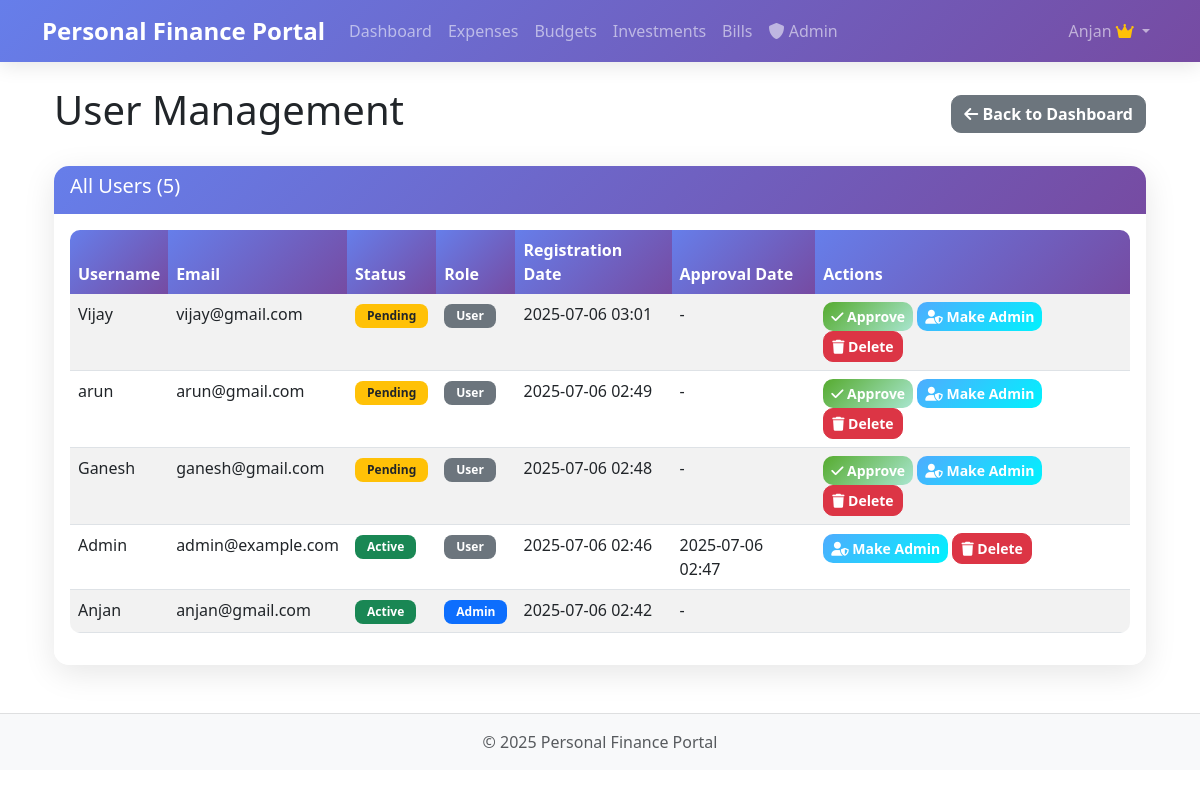
The app's page /admin/users (signed in) with its own data.
### app/models/user.py (models this page shows, shortened)
class User(db.Model, UserMixin):
    id = db.Column(db.Integer, primary_key=True)
    username = db.Column(db.String(64), index=True, unique=True)
    email = db.Column(db.String(120), index=True, unique=True)
    password_hash = db.Column(db.String(128))
    created_at = db.Column(db.DateTime, default=datetime.utcnow)
    is_admin = db.Column(db.Boolean, default=False)
    is_active = db.Column(db.Boolean, default=False)  # Users need admin approval
    approved_at = db.Column(db.DateTime, nullable=True)
    approved_by = db.Column(db.Integer, db.ForeignKey('user.id'), nullable=True)
    expenses = db.relationship('Expense', backref='user', lazy='dynamic')
    budgets = db.relationship('Budget', backref='user', lazy='dynamic')
    investments = db.relationship('Investment', backref='user', lazy='dynamic')
    bills = db.relationship('Bill', backref='user', lazy='dynamic')

### app/routes/admin.py (the view)
@admin_bp.route('/users')
@login_required
@admin_required
def users():
    page = request.args.get('page', 1, type=int)
    users = User.query.order_by(User.created_at.desc()).paginate(
        page=page, per_page=20, error_out=False)
    return render_template('admin/users.html', users=users)

### app/models/user.py (called while the page is built)
@login_manager.user_loader
def load_user(id):
    return User.query.get(int(id))

### app/routes/admin.py (called while the page is built)
def admin_required(f):
    @wraps(f)
    def decorated_function(*args, **kwargs):
        if not current_user.is_authenticated or not current_user.is_admin:
            abort(403)  # Forbidden
        return f(*args, **kwargs)
    return decorated_function

### app/utils/date_utils.py (called while the page is built)
def get_current_datetime():
    return datetime.now()

### app/templates/admin/users.html (shortened to what this page needs)
{% extends "base.html" %}
{% block content %}
<div class="container mt-4">
    <div class="row">
        <div class="col-12">
            <div class="d-flex justify-content-between align-items-center mb-4">
                <h1>User Management</h1>
                <a href="{{ url_for('admin.index') }}" class="btn btn-secondary">
                    <i class="fas fa-arrow-left"></i> Back to Dashboard
                </a>
            </div>
        </div>
    </div>
    <div class="row">
        <div class="col-12">
            <div class="card">
                <div class="card-header">
                    <h5>All Users ({{ users.total }})</h5>
                </div>
                <div class="card-body">
                    <div class="table-responsive">
                        <table class="table table-striped">
                            <thead>
                                <tr>
                                    <th>Username</th>
                                    <th>Email</th>
                                    <th>Status</th>
                                    <th>Role</th>
                                    <th>Registration Date</th>
                                    <th>Approval Date</th>
                                    <th>Actions</th>
                                </tr>
                            </thead>
                            <tbody>
                                {% for user in users.items %}
                                <tr>
                                    <td>{{ user.username }}</td>
                                    <td>{{ user.email }}</td>
                                    <td>
                                        {% if user.is_active %}
                                        <span class="badge bg-success">Active</span>
                                        {% else %}
                                        <span class="badge bg-warning text-dark">Pending</span>
                                        {% endif %}
                                    </td>
                                    <td>
                                        {% if user.is_admin %}
                                        <span class="badge bg-primary">Admin</span>
                                        {% else %}
                                        <span class="badge bg-secondary">User</span>
                                        {% endif %}
                                    </td>
                                    <td>{{ user.created_at.strftime('%Y-%m-%d %H:%M') }}</td>
                                    <td>
                                        {% if user.approved_at %}
                                        {{ user.approved_at.strftime('%Y-%m-%d %H:%M') }}
                                        {% else %}
                                        -
                                        {% endif %}
                                    </td>
                                    <td>
                                        {% if not user.is_active %}
                                        <form method="POST"
                                            action="{{ url_for('admin.approve_user', user_id=user.id) }}"
                                            class="d-inline">
                                            <button type="submit" class="btn btn-success btn-sm"
                                                onclick="return confirm('Approve this user?')">
                                                <i class="fas fa-check"></i> Approve
                                            </button>
                                        </form>
                                        {% endif %}
                                        {% if user.id != current_user.id %}
                                        <form method="POST"
                                            action="{{ url_for('admin.toggle_admin', user_id=user.id) }}"
                                            class="d-inline">
                                            <button type="submit" class="btn btn-info btn-sm"
                                                onclick="return confirm('Toggle admin status for this user?')">
                                                {% if user.is_admin %}
                                                <i class="fas fa-user"></i> Remove Admin
                                                {% else %}
                                                <i class="fas fa-user-shield"></i> Make Admin
                                                {% endif %}
                                            </button>
                                        </form>
                                        <form method="POST" action="{{ url_for('admin.delete_user', user_id=user.id) }}"
                                            class="d-inline">
                                            <button type="submit" class="btn btn-danger btn-sm"
                                                onclick="return confirm('Are you sure you want to delete this user? This action cannot be undone.')">
                                                <i class="fas fa-trash"></i> Delete
                                            </button>
                                        </form>
                                        {% endif %}
                                    </td>
                                </tr>
                                {% endfor %}
                            </tbody>
                        </table>
                    </div>
                </div>
            </div>
        </div>
    </div>
</div>
{% endblock %}

### app/templates/base.html (shortened to what this page needs)
<!DOCTYPE html>
<html lang="en">
<head>
    <link href="https://cdn.jsdelivr.net/npm/bootstrap@5.3.0-alpha1/dist/css/bootstrap.min.css" rel="stylesheet">
    <link rel="stylesheet" href="https://cdnjs.cloudflare.com/ajax/libs/font-awesome/6.0.0/css/all.min.css">
    <link rel="stylesheet" href="{{ url_for('static', filename='css/style.css') }}">
</head>
<body class="">
    <nav class="navbar navbar-expand-lg navbar-dark bg-primary">
        <div class="container">
            <a class="navbar-brand" href="{{ url_for('dashboard.index') }}">{{ config.APP_NAME }}</a>
            <div class="collapse navbar-collapse" id="navbarNav">
                <ul class="navbar-nav me-auto">
                    {% if current_user.is_authenticated %}
                    <li class="nav-item">
                        <a class="nav-link" href="{{ url_for('dashboard.index') }}">Dashboard</a>
                    </li>
                    <li class="nav-item">
                        <a class="nav-link" href="{{ url_for('expenses.index') }}">Expenses</a>
                    </li>
                    <li class="nav-item">
                        <a class="nav-link" href="{{ url_for('budgets.index') }}">Budgets</a>
                    </li>
                    <li class="nav-item">
                        <a class="nav-link" href="{{ url_for('investments.index') }}">Investments</a>
                    </li>
                    <li class="nav-item">
                        <a class="nav-link" href="{{ url_for('bills.index') }}">Bills</a>
                    </li>
                    {% if current_user.is_admin %}
                    <li class="nav-item">
                        <a class="nav-link" href="{{ url_for('admin.index') }}">
                            <i class="fas fa-shield-alt"></i> Admin
                        </a>
                    </li>
                    {% endif %}
                    {% endif %}
                </ul>
                <ul class="navbar-nav">
                    {% if current_user.is_authenticated %}
                    <li class="nav-item dropdown">
                        <a class="nav-link dropdown-toggle" href="#" id="userDropdown" role="button"
                            data-bs-toggle="dropdown">
                            {{ current_user.username }}
                            {% if current_user.is_admin %}
                            <i class="fas fa-crown text-warning"></i>
                            {% endif %}
                        </a>
                    </li>
                    {% endif %}
                </ul>
            </div>
        </div>
    </nav>
    <main class="container mt-4">
        {% block content %}{% endblock %}
    </main>
    <footer class="footer mt-5 py-3 bg-light">
        <div class="container text-center">
            <span class="text-muted">© {{ now.year }} {{ config.APP_NAME }}</span>
        </div>
    </footer>
</body>
</html>

### app/static/css/style.css (style rules this page uses)
.card { background: rgba(255, 255, 255, 0.95); backdrop-filter: blur(10px); border: none; border-radius: 15px; box-shadow: 0 8px 32px rgba(0, 0, 0, 0.1); transition: transform 0.3s ease, box-shadow 0.3s ease; }
.card-header { background: linear-gradient(135deg, #667eea 0%, #764ba2 100%); color: white; border-radius: 15px 15px 0 0 !important; border: none; }
.navbar { background: linear-gradient(135deg, #667eea 0%, #764ba2 100%) !important; box-shadow: 0 4px 20px rgba(0, 0, 0, 0.1); }
.navbar-brand { font-weight: 700; font-size: 1.5rem; }
.btn { border-radius: 10px; font-weight: 600; transition: all 0.3s ease; }
.btn-success { background: linear-gradient(135deg, #56ab2f 0%, #a8e6cf 100%); border: none; }
.btn-info { background: linear-gradient(135deg, #4facfe 0%, #00f2fe 100%); border: none; color: white; }
.table { background: rgba(255, 255, 255, 0.9); border-radius: 10px; overflow: hidden; }
.table thead th { background: linear-gradient(135deg, #667eea 0%, #764ba2 100%); color: white; border: none; font-weight: 600; }
.footer { background: rgba(248, 249, 250, 0.9) !important; backdrop-filter: blur(10px); border-top: 1px solid rgba(0, 0, 0, 0.1); }
.card { animation: fadeInUp 0.6s ease-out; }
.badge { border-radius: 8px; font-weight: 600; padding: 6px 12px; }

### records on screen
User: username "Anjan", email "anjan@gmail.com", is_active "Active", is_admin "Admin", created_at "2025-07-06 02:42"
User: username "Vijay", email "vijay@gmail.com", is_active "Pending", is_admin "User", created_at "2025-07-06 03:01"
User: username "arun", email "arun@gmail.com", is_active "Pending", is_admin "User", created_at "2025-07-06 02:49"
User: username "Ganesh", email "ganesh@gmail.com", is_active "Pending", is_admin "User", created_at "2025-07-06 02:48"
User: username "Admin", email "admin@example.com", is_active "Active", is_admin "User", created_at "2025-07-06 02:46", approved_at "2025-07-06 02:47"

### other values on screen
{{ config.APP_NAME }} "Personal Finance Portal"
{{ users.total }} "5"
{{ now.year }} "2025"
